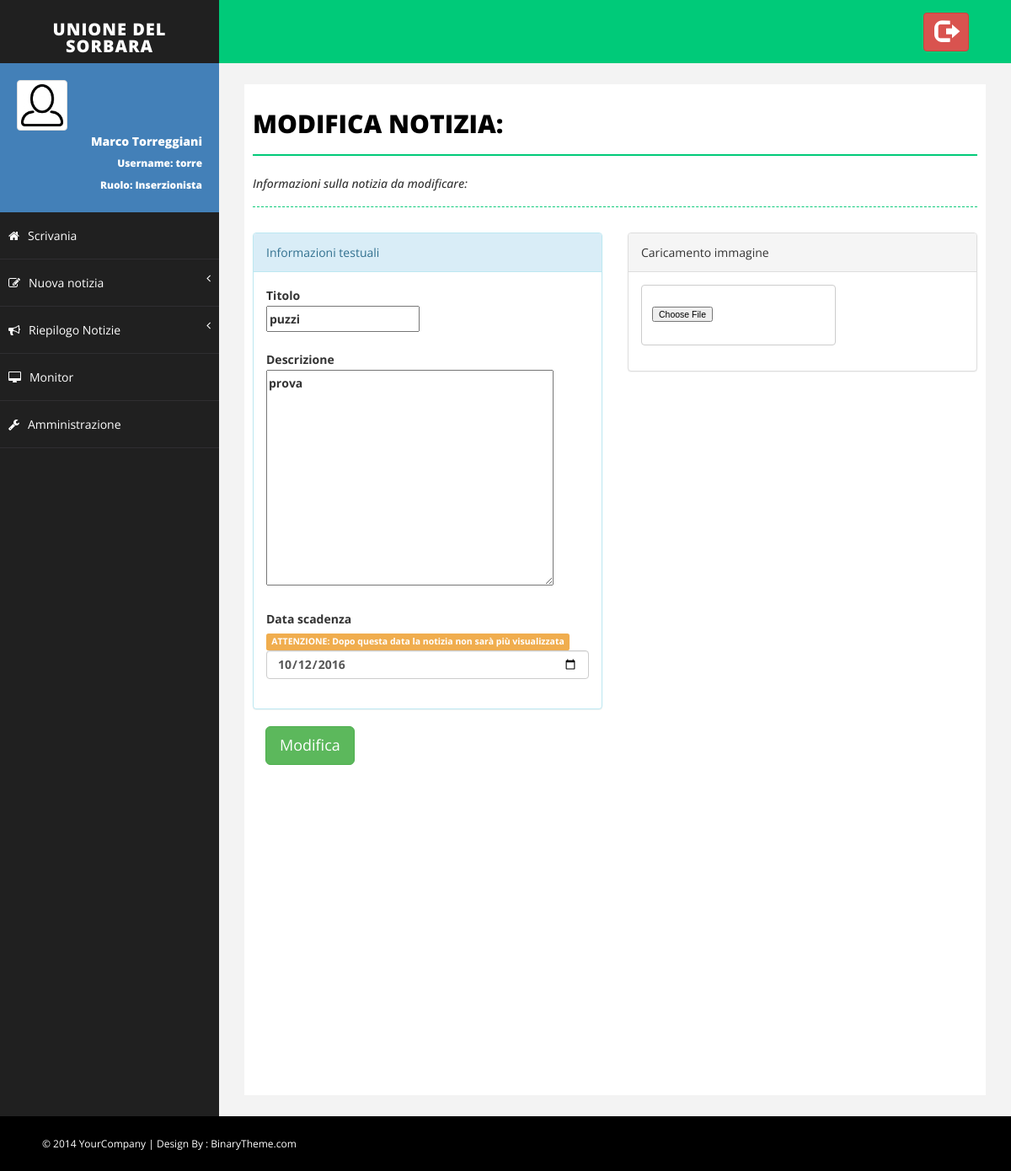
The app's page /modifica/18 (signed in) with its own data.
### Monitor/models.py (models this page shows, shortened)
class MyUser(AbstractUser):
    foto_profilo = models.ImageField(upload_to=get_nome_immagine_utente, default=settings.NO_PROFILO)
    notifiche = models.BooleanField(default=True)

class Notizia(models.Model):
    titolo = models.CharField(max_length=settings.MAX_LUN_TITOLO)
    descrizione = models.TextField(max_length=settings.MAX_LUN_DESCRIZIONE)
    immagine = models.ImageField(upload_to=get_nome_immagine_notizia, default=None, blank=True)
    approvata = models.BooleanField(default=False)
    inserzionista = models.ForeignKey(MyUser)
    data_inserimento = models.DateTimeField(default=timezone.now)
    data_scadenza = models.DateTimeField(default=timezone.now()+datetime.timedelta(days=15))

### Monitor/views.py (the view, shortened to what this page needs)
# urls.py: url(r'^modifica/(?P<id_notizia>[0-9]+)$', views.modifica_notizia, name='modifica_notizia'),
def modifica_notizia(request, id_notizia):
    notizia = Notizia.objects.filter(pk=id_notizia).last()
    if not notizia:
        return myindex(request, errore='La notizia non è stata trovata.')
    else:
        if controlla_gruppo('Inserzionista', request.user):
            if request.method == 'GET':
                form = FormNotizia(instance=notizia)
                return render(request,
                              'Monitor/modifica_notizia.html',
                              {'form': form})
        else:
            return myindex(request, errore='Solo gli inserzionisti possono modificare le notizie')

### Monitor/forms.py
class FormNotizia (forms.ModelForm):
    titolo = forms.CharField(required=True, max_length=settings.MAX_LUN_TITOLO, label='')
    descrizione = forms.CharField(widget=forms.Textarea,required=True, max_length=settings.MAX_LUN_DESCRIZIONE, label='')
    immagine = forms.ImageField(required=False)
    class Meta:
        model = Notizia
        fields = ['titolo','descrizione','immagine']

### Monitor/templatetags/Monitor_extras.py (called while the page is built)
@register.filter(name='has_group')
def has_group(user, group_name):
    group = Group.objects.get(name=group_name)
    return True if group in user.groups.all() else False

@register.filter(name='is_admin')
def is_admin(user):
    return user.is_superuser

### Monitor/templates/Monitor/modifica_notizia.html (shortened to what this page needs)
{% extends 'Monitor/base.html' %}
{% block body %}
    <div id="page-inner">
        <form role="form" action="{% url 'Monitor:modifica_notizia' form.instance.id %}" method="post" enctype="multipart/form-data">
            <div class="row">
                <div class="col-md-12">
                    <h1 class="page-head-line">Modifica notizia:</h1>
                    <h1 class="page-subhead-line">Informazioni sulla notizia da modificare:</h1>
                </div>
            </div>
            <div class="row">
                <div class="col-md-6">
                    <div class="panel panel-info">
                        <div class="panel-heading">
                            Informazioni testuali
                        </div>
                        <div class="panel-body">
                            <div class="form-group">
                                <label>
                                    Titolo <br />
                                    {{ form.titolo }}
                                </label>
                            </div>
                            <div class="form-group">
                                <label>
                                    Descrizione <br />
                                    {{ form.descrizione }}
                                </label>
                            </div>
                            <div class="form-group">
                                <label>
                                    Data scadenza
                                    <span class="label label-warning">
                                        <strong>ATTENZIONE:</strong>
                                        Dopo questa data la notizia non sarà più visualizzata
                                    </span>
                                    <input class="form-control"
                                           type="date"
                                           id="theDate"
                                           name="data_scadenza"
                                           value="{{ form.instance.data_scadenza|date:"Y-g-d" }}">
                                </label>
                            </div>
                        </div>
                    </div>
                </div>
                <div class="col-md-6">
                    <div class="panel panel-default">
                        <div class="panel-heading">
                            Caricamento immagine
                        </div>
                        <div class="panel-body">
                            <div class="form-group">
                                <div class="">
                                    <div class="fileupload fileupload-new" data-provides="fileupload">
                                        <span class="btn btn-file btn-default">
                                            <label class="label">
                                                Immagine <br />
                                                {{ form.immagine}}
                                            </label>
                                        </span>
                                    </div>
                                </div>
                            </div>
                        </div>
                    </div>
                </div>
            </div>
            <div class="col-md-6">
                <button type="submit" class="btn btn-lg btn-success" onClick="return confirm('Modificando la notizia dovrà essere nuovamente approvata da un revisore. Vuoi continuare?')">Modifica</button>
            </div>
        </form>
    </div>
{% endblock %}

### Monitor/templates/Monitor/base.html (shortened to what this page needs)
<!DOCTYPE html>
<html xmlns="http://www.w3.org/1999/xhtml">
<head>
    {% load staticfiles %}
    {% load Monitor_extras %}
    <link href="{% static 'Monitor/css/bootstrap.css' %}" rel="stylesheet" />
    <link href="{% static 'Monitor/css/font-awesome.css' %}" rel="stylesheet" />
    <link href="{% static 'Monitor/css/basic.css' %}" rel="stylesheet" />
    <link href="{% static 'Monitor/css/custom.css' %}" rel="stylesheet" />
    <link href="{% static 'Monitor/css/prettyPhoto.css' %}" rel="stylesheet">
</head>
<body>
    <div id="wrapper">
        <nav class="navbar navbar-default navbar-cls-top " role="navigation" style="margin-bottom: 0">
            <div class="navbar-header">
                <a class="navbar-brand" href="{% url 'Monitor:index' %}">Unione del Sorbara</a>
            </div>
            <div class="header-right">
				<a href="{% url 'Monitor:logout' %}" class="btn btn-danger" title="Logout">
                    <i class="glyphicon glyphicon-log-out fa-2x"></i>
                </a>
            </div>
        </nav>
        <nav class="navbar-default navbar-side" role="navigation">
            <div class="sidebar-collapse">
                <ul class="nav" id="main-menu">
                    <li>
                        <div class="user-img-div">
                            <img src="{{ request.user.foto_profilo.url }}" class="img-thumbnail" />
                            <div class="inner-text">
                                {{ request.user.first_name }} {{ request.user.last_name }}
                            <br />
                                <small>
                                    Username: {{ request.user.username }} <br />
                                    Ruolo:
                                    {% if request.user|has_group:"Revisore" %}
                                        Revisore
                                        {% elif request.user|has_group:"Inserzionista" %}
                                        Inserzionista
                                    {% endif %}
                                </small>
                            </div>
                        </div>
                    </li>
                    <li>
                        <a  href="{% url 'Monitor:index' %}"><i class="fa fa-home "></i>Scrivania</a>
                    </li>
                    {% if request.user|has_group:"Inserzionista" %}
                        <li>
                             <a href="#"><i class="fa fa-edit "></i>Nuova notizia<span class="fa arrow"></span></a>
                        </li>
                    {% endif %}
                    <li>
                         <a href="#"><i class="fa fa-bullhorn "></i>Riepilogo Notizie<span class="fa arrow"></span></a>
                    </li>
                    <li>
                        <a href="{% url 'Monitor:lista_monitor' %}"><i class="fa fa-desktop"> </i>Monitor</a>
                    </li>
                    {% if request.user|is_admin %}
                        <li>
                             <a href="{% url 'admin:index' %}"><i class="fa fa-wrench"> </i>Amministrazione</a>
                        </li>
                    {% endif %}
                </ul>
            </div>
        </nav>
        <div id="page-wrapper">
            {% block body %}
            {% endblock %}
        </div>
    </div>
    <div id="footer-sec">
        &copy; 2014 YourCompany | Design By : <a href="http://www.binarytheme.com/" target="_blank">BinaryTheme.com</a>
    </div>
</body>
</html>

### Monitor/static/Monitor/css/basic.css (style rules this page uses)
body { font-family: 'Open Sans', sans-serif; line-height:25px; }
#wrapper { width: 100%; background: #202020; }
#page-wrapper { padding: 15px 15px; min-height: 600px; background: #F3F3F3; }
#page-inner { width: 100%; margin: 10px 20px 10px 0px; background-color: #fff!important; padding: 10px; min-height: 1200px; }
.page-head-line { font-size: 30px; text-transform: uppercase; color: #000; font-weight: 800; padding-bottom: 20px; border-bottom: 2px solid #00CA79; margin-bottom: 10px; }
.page-subhead-line { font-size: 14px; padding-top: 5px; padding-bottom: 20px; font-style:italic; margin-bottom:30px; border-bottom:1px dashed #00CA79; }
.navbar-cls-top .navbar-brand { color: #fff; background: #202020; width: 260px; text-align: center; height: 75px; font-size: 20px; letter-spacing: 1px; font-weight: 900; padding-top: 25px; text-transform:uppercase; }
.header-right { color: #fff; padding: 15px 50px 5px 50px; float: right; font-size: 16px; }
.user-img-div { min-height: 140px; padding: 20px; background-color: #4380B8; }
.user-img-div img { max-height: 60px; }
.user-img-div .inner-text { text-align: right; position: relative; color: #fff; font-weight: 800; line-height: 25px; }
.arrow { float: right; }
.fa.arrow:before { content: "\f104"; }
.sidebar-collapse, .sidebar-collapse .nav { background: none; }
.sidebar-collapse .nav { padding: 0; }
.sidebar-collapse .nav > li > a { color: #fff; background: #202020; text-shadow: none; padding: 15px 40px; border-bottom: 1px solid #2F2E31; }
.sidebar-collapse > .nav > li > a { padding: 15px 10px; }
.navbar-side { border: none; background-color: #202020; }
.navbar-cls-top { background: #00CA79; border-bottom: none; }
.navbar-default { border: 0px solid black; }
.navbar-header { background: #000000; }
.nav > li > a > i { margin-right: 10px; }
#footer-sec { background-color:#000; padding:20px 50px; color:#fff; font-size:12px; }
#footer-sec a { color:#fff; }
@media (min-width:768px) { #page-wrapper { margin: 0 0 0 260px; padding: 15px 30px; min-height: 1200px; } }
@media (min-width:768px) { .navbar-side { z-index: 1; position: absolute; width: 260px; } }
@media (min-width:768px) { .navbar { border-radius: 0px; } }

### records on screen
MyUser: user.foto_profilo (picture), user.first_name "Marco", user.last_name "Torreggiani", user.username "torre"
Notizia: titolo "puzzi", descrizione "prova", data_scadenza "10/12/2016"
